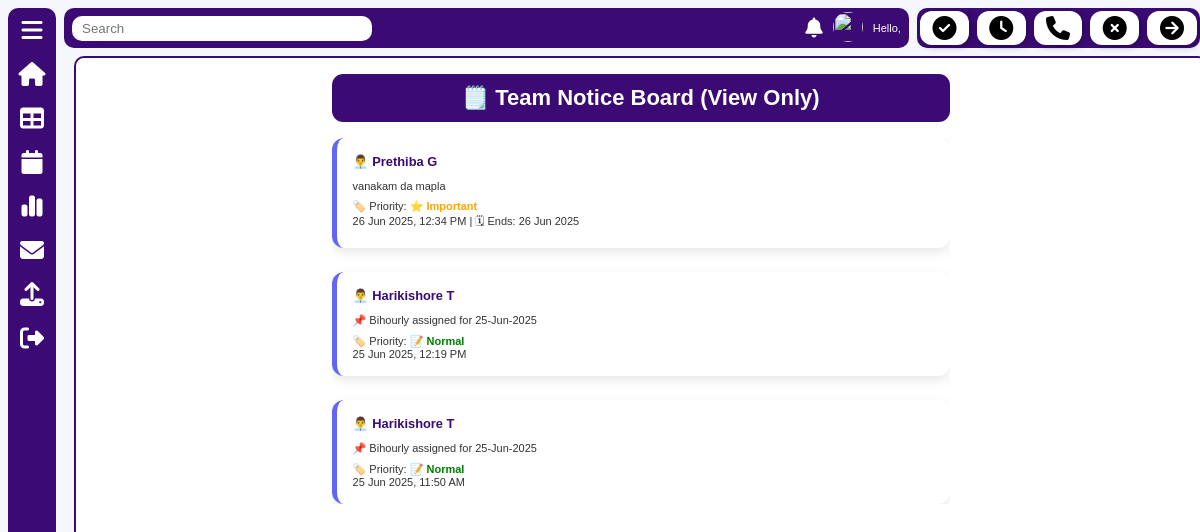
Page /view-notice/ on the committed database.
### Freewheel_Portal/models.py (models this page shows, shortened)
class Notice(models.Model):
    message = models.TextField(null=True, blank=True)
    posted_by = models.ForeignKey(User, on_delete=models.CASCADE, null=True, blank=True)
    posted_at = models.DateTimeField(auto_now_add=True, null=True, blank=True)
    priority = models.CharField(
        max_length=10, null=True, blank=True,
        choices=[('Urgent', 'Urgent'), ('Important', 'Important'), ('Normal', 'Normal')], )
    end_date = models.DateField(null=True, blank=True)

class User(models.Model):
    USER_TYPE_CHOICES = [
        ('admin', 'Admin'),
        ('manager', 'Manager'),
        ('tc', 'TC'),
        ('staff', 'Staff'),
    ]
    STATUS_CHOICES = [
        ('Available', 'Available'),
        ('Away', 'Away'),
        ('In-Meeting', 'In-Meeting'),
        ('Offline', 'Offline'),
        ('Out Of Office', 'Out Of Office'),
    ]
    emp_id = models.CharField(max_length=20, primary_key=True)
    assignee_name = models.CharField(max_length=100)
    user_name = models.CharField(max_length=100, unique=True, blank=True)  # Allow blank initially
    password = models.CharField(max_length=128, blank=True)  # Allow blank initially
    department = models.CharField(max_length=100)
    work_region = models.CharField(max_length=100, blank=True, null=True)
    BussinessUnit = models.CharField(max_length=100)
    job_title = models.CharField(max_length=100)
    repor_manager = models.CharField(max_length=100)
    user_type = models.CharField(max_length=10, choices=USER_TYPE_CHOICES)
    contact_number = models.CharField(max_length=20)
    email = models.EmailField()
    slack_id = models.CharField(max_length=50)
    status = models.CharField(max_length=20, choices=STATUS_CHOICES, default='Offline')
    shift = models.CharField(max_length=20)
    profile_image = models.ImageField(upload_to='profile_images/', default='profile_images/image.png', blank=True, null=True)
    access = models.JSONField(default=list)
    leave_until = models.DateTimeField(null=True, blank=True)
    last_shift_update = models.DateField(null=True, blank=True)

### Freewheel_Portal/views.py (the view)
# urls.py: path('view-notice/', views.notice_view, name='view_notice'),
def notice_view(request):
    all_notices = Notice.objects.all().order_by(
        Case(
            When(priority='Urgent', then=Value(1)),
            When(priority='Important', then=Value(2)),
            When(priority='Normal', then=Value(3)),
            default=Value(4),
            output_field=IntegerField()
        ),
        '-posted_at'
    )
    return render(request, 'Freewheel_Portal/view_notice.html', {
        'all_notices': all_notices
    })

### Freewheel_Portal/templates/Freewheel_Portal/view_notice.html (shortened to what this page needs)
<!DOCTYPE html>
<html lang="en">
<head>
    <link rel="stylesheet" href="https://cdnjs.cloudflare.com/ajax/libs/font-awesome/6.4.0/css/all.min.css">
    <link rel="stylesheet" href="../../static/Freewheel_Portal/css/navbar.css">
    <link rel="stylesheet" href="../../static/Freewheel_Portal/css/user-container.css">
    <link rel="stylesheet" href="../../static/Freewheel_Portal/css/stats.css">
    <link rel="stylesheet" href="../../static/Freewheel_Portal/css/ticket-open.css">
    <link rel="stylesheet" href="../../static/Freewheel_Portal/css/filters.css">
    <link rel="stylesheet" href="../../static/Freewheel_Portal/css/deligation.css">
    <link rel="stylesheet" href="../../static/Freewheel_Portal/css/home.css">
    <link rel="stylesheet" href="../../static/Freewheel_Portal/css/shift-end-mail.css">
    <link rel="stylesheet" href="../../static/Freewheel_Portal/css/ticket-tabs.css">
</head>
<body>
    {%include 'Freewheel_Portal/navbar.html' %}
    <div class="notice-board">
        <div class='heading'>
            <h1>🗒️ Team Notice Board (View Only)</h1>
        </div>
        <div class="notice-list">
            {% for notice in all_notices %}
            <div class="notice-msg">
                <h3>👨‍💼 {{ notice.posted_by.assignee_name }}</h3>
                <p>{{ notice.message }}</p>
                <span>
                    🏷️ Priority:
                    {% if notice.priority|lower == "urgent" %}
                    <span style="color: red; font-weight: bold">🚨 Urgent</span>
                    {% elif notice.priority|lower == "important" %}
                    <span style="color: orange; font-weight: bold">⭐ Important</span>
                    {% else %}
                    <span style="color: green; font-weight: bold">📝 Normal</span>
                    {% endif %}
                </span>
                <br>
                <span class="text-xs text-gray-500">
                    {{ notice.posted_at|date:"d M Y, h:i A" }}
                    {% if notice.end_date %} | 🗓 Ends: {{ notice.end_date|date:"d M Y" }}{% endif %}
                </span>
            </div>
            {% endfor %}
        </div>
    </div>
</body>
</html>

### Freewheel_Portal/templates/Freewheel_Portal/navbar.html (shortened to what this page needs)
<link rel="stylesheet" href="https://cdnjs.cloudflare.com/ajax/libs/cropperjs/1.5.13/cropper.min.css" />
<nav>
    <div class="sidebar">
        <i class="fa-solid fa-bars"></i>
        <a href="{% url 'home' %}"><i class="fa-solid fa-house" title="Home"></i></a>
        <a href="{% url 'upload_excel_report' %}"><i class="fa-solid fa-table" title="Upload Bihourly Report" style="cursor: pointer;"></i></a>
        <a href="{% url 'view_shift' %}"><i class="fa-solid fa-calendar" style="color: #ffffff;" title="Shift Summary"></i></a>
        <a href="{% url 'view_shift_range' %}"><i class="fa-solid fa-chart-simple" style="color: #ffffff;" title="Shift Analysis"></i></a>
        <a href="{% url 'shift_end_summary' %}"><i class="fa-solid fa-envelope" id="shiftMailBtn" style="cursor: pointer;" title="Shift-End Mail"></i></a>
        <i class="fa-solid fa-upload" id="uploadTrigger" style="cursor: pointer;" title="Dump Upload"></i>
        <a href="{% url 'logout' %}">
          <i class="fa-solid fa-right-from-bracket" title="Logout" style="cursor: pointer;"></i>
        </a>
    </div>
    <div class="check">
        <div class="topbar">
            <input type="text" placeholder="Search">
            <div style="display: flex; align-items: center; gap: 10px;">
                <i class="fa-solid fa-bell" style="font-size: 20px;"></i>
            <div class="profile-dropdown-wrapper" style="position: relative; display: inline-block;">
              <img src="{{ current_user.profile_image.url }}" id="profileImage" style="width: 30px; height: 30px; border-radius: 50%; cursor: pointer;" />
            </div>
                <span>Hello, <br><b>{{ current_user.assignee_name }}</b></span>
            </div>
        </div>
        <div id="status-section" data-update-url="{% url 'status_update' %}" data-csrf="{{ csrf_token }}">
            <div class="status">
                <div class="status-box" title="Available" data-color="#4CAF50"><i class="fa-solid fa-circle-check" style="color: #000000;font-size: x-large;"></i></div>
                <div class="status-box" title="Away" data-color="#FFC107"><i class="fa-solid fa-clock" style="color: #000000;font-size: x-large;"></i></div>
                <div class="status-box" title="In-Meeting" data-color="#F44336"><i class="fa-solid fa-phone" style="color: #000000; font-size: x-large;"></i></div>
                <div class="status-box" title="Offline" data-color="#9E9E9E"><i class="fa-solid fa-circle-xmark" style="color: #000000;font-size: x-large;"></i></div>
                <link rel="stylesheet" href="https://cdn.jsdelivr.net/npm/flatpickr/dist/themes/dark.css">
                <form method="POST" action="/submit-leave/">
                  <div>
                    <div id="out-office" class="status-box" title="Out Of Office" data-color="#c235e0 ">
                      <i class="fa-solid fa-circle-arrow-right" style="color: #000000; font-size: x-large;"></i>
                    </div>
                  </div>
                </form>
              </div>
        </div>
    </div>
</nav>

### Freewheel_Portal/static/Freewheel_Portal/css/navbar.css (style rules this page uses)
* { box-sizing: border-box; }
body { margin: 0; font-family: Arial, sans-serif; background-color: #f8f8f8; }
.sidebar { position: fixed; top: 0; left: 0; width: 3rem; border-radius: 10px; height: 98vh; background: #3b0a75; display: flex; flex-direction: column; align-items: center; padding: 10px 0; gap: 20px; margin-top: .5rem; margin-left:.5rem; }
.sidebar i, .sidebar img { color: white; font-size: 24px; cursor: pointer; }
.check { display: flex; gap: .5rem; }
.status { margin-top: .5rem; display: flex; gap: .5rem; padding: .2rem; background: #3b0a75; color: white; border-radius: 10px; width: 17.7rem; align-items: center; }
.status-box { width: 3.1rem; height: 2.1rem; border-radius: 12px; background-color: white; display: flex; align-items: center; justify-content: center; box-shadow: 2px 2px 6px rgba(0, 0, 0, 0.3); font-size: 18px; color: black; cursor: pointer; }
.topbar { flex: 1; display: flex; justify-content: space-between; align-items: center; background: #3b0a75; color: white; margin-top: .5rem; margin-left: 4rem; left: calc(100% - .5rem); padding: .5rem; border-radius: 10px; height: 2.5rem; max-width: 73rem; }
.topbar input { width: 300px; padding: 5px 10px; border-radius: 10px; border: none; }

### Freewheel_Portal/static/Freewheel_Portal/css/shift-end-mail.css (style rules this page uses)
body { font-family: Arial, sans-serif; font-size: 11px; background-color: #f5f7fa; color: #333; }

### Freewheel_Portal/templates/Freewheel_Portal/view_notice.html (style rules this page uses)
.notice-board { background: white; border: 2px solid #3b0a75; border-radius: 10px; padding: 1rem 16rem; margin: .5rem 0 0 4.6rem; height: 91vh; box-sizing: border-box; width: 94.5%; overflow-y: auto; }
.heading { background-color: #3b0a75; border-radius: .7rem; text-align: center; padding: .7rem; margin-bottom: 1rem; }
.heading h1 { color: white; margin: 0; }
.notice-list { display: flex; flex-direction: column; gap: 1.5rem; max-height: 60vh; overflow-y: auto; }
.notice-msg { padding: 1rem; border-left: 5px solid #6366f1; background: #fff; border-radius: .75rem; box-shadow: 0 4px 12px rgba(0, 0, 0, 0.1); }
.notice-msg h3 { font-weight: 600; margin: 0 0 .5rem 0; color: #3b0a75; }
.notice-msg p { margin-bottom: .5rem; }

### rows in the picture
Notice: posted_by.assignee_name "Prethiba G", message "vanakam da mapla", priority "⭐ Important", posted_at "26 Jun 2025, 12:34 PM", end_date "26 Jun 2025"
Notice: posted_by.assignee_name "Harikishore T", message "📌 Bihourly assigned for 25-Jun-2025", shows "📝 Normal", posted_at "25 Jun 2025, 12:19 PM"
Notice: posted_by.assignee_name "Harikishore T", message "📌 Bihourly assigned for 25-Jun-2025", shows "📝 Normal", posted_at "25 Jun 2025, 11:50 AM"
